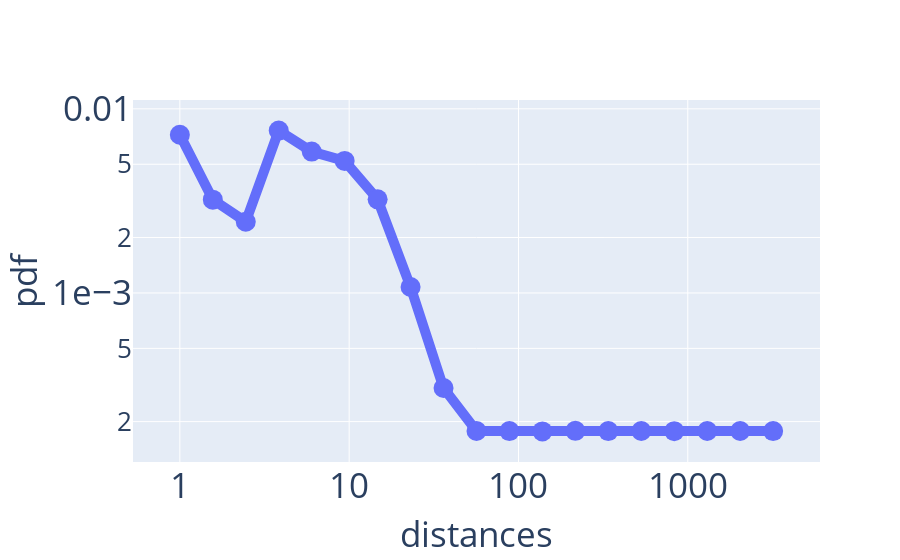

Notebook cell for this chart:
### Code cell
fig = go.Figure()

n_leaves = len(leaves)
for var,distances in data.items():
    bins=np.logspace(np.log10(distances.min()),np.log10(distances.max()), 20)
    #bins=np.linspace(distances.min(),distances.max(),20)
    bins, edges = np.histogram(distances, bins=bins, density=True)
    esges = (edges[1:]+edges[:1])/2
    fig.add_trace(go.Scatter(x=edges,y=bins,  marker=dict(size=20), line=dict(width=10), name=var))

fig.update_layout(xaxis=dict(title="distances", titlefont_size=35, tickfont_size=35, type="log", nticks= 5),
                 yaxis=dict(title="pdf", titlefont_size=35,tickfont_size=35, type="log", exponentformat="e", showexponent='all', nticks=5),
                 legend=dict(x=1.01,y=1,borderwidth=0.5,font_size=15,orientation="v"))

fig.show()
#fig.write_image("images/pdf_distances.pdf")
#fig.write_html("images/pdf_distances.html")

### Figure 1 — Plotly figure (JSON) as saved in the notebook; plotly's stock layout.template omitted (floating-point values rounded to 4 significant figures)
{"data": [{"line": {"width": 10}, "marker": {"size": 20}, "name": "1", "type": "scatter", "x": [1, 1.566, 2.451, 3.837, 6.008, 9.406, 14.73, 23.05, 36.09, 56.51, 88.47, 138.5, 216.8, 339.5, 531.5, 832.1, 1303.0, 2040.0, 3193.0, 4999.0], "y": [0.007228, 0.003212, 0.002436, 0.007616, 0.005859, 0.005212, 0.003223, 0.001077, 0.0003047, 0.000178, 0.0001776, 0.000177, 0.0001783, 0.0001777, 0.000178, 0.0001775, 0.0001778, 0.0001778, 0.0001777]}], "layout": {"autosize": true, "legend": {"borderwidth": 0.5, "font": {"size": 15}, "orientation": "v", "x": 1.01, "y": 1}, "xaxis": {"autorange": true, "nticks": 5, "range": [-0.259, 3.763], "tickfont": {"size": 35}, "title": {"font": {"size": 35}, "text": "distances"}, "type": "log"}, "yaxis": {"autorange": true, "exponentformat": "e", "nticks": 5, "range": [-3.954, -1.917], "showexponent": "all", "tickfont": {"size": 35}, "title": {"font": {"size": 35}, "text": "pdf"}, "type": "log"}}}
